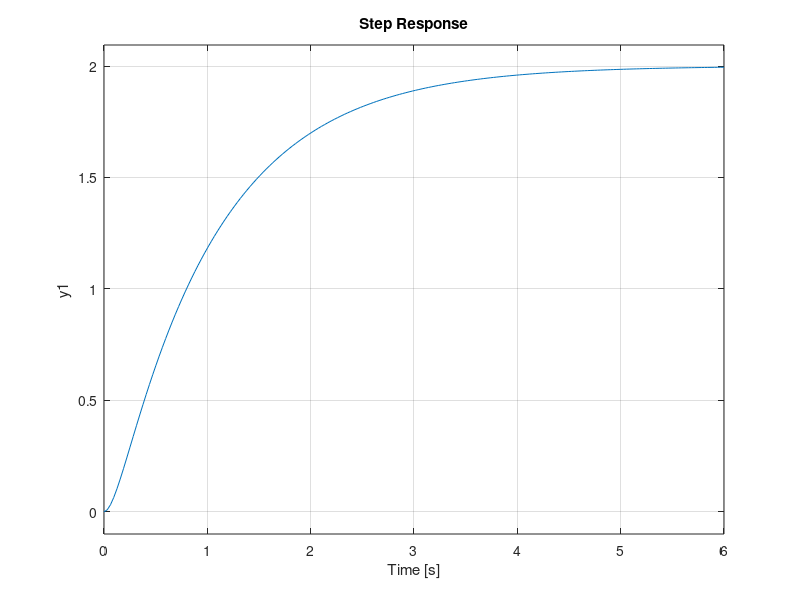
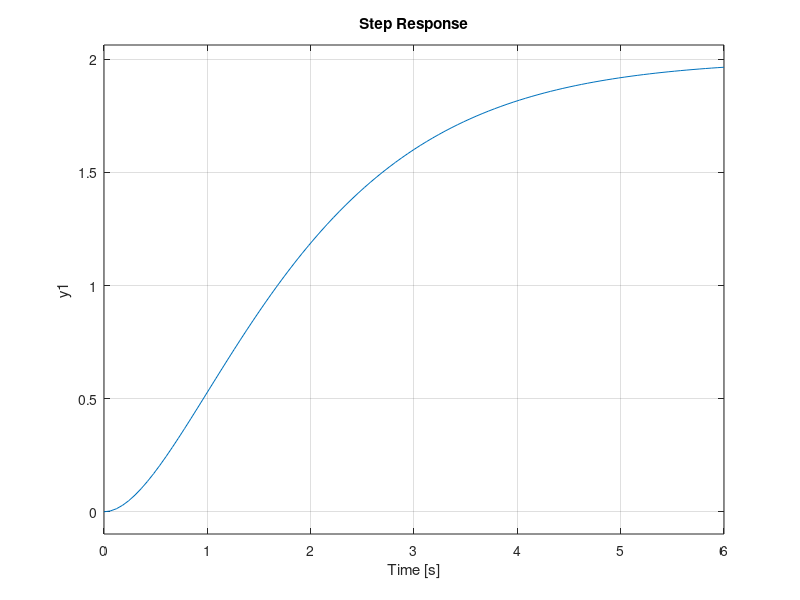
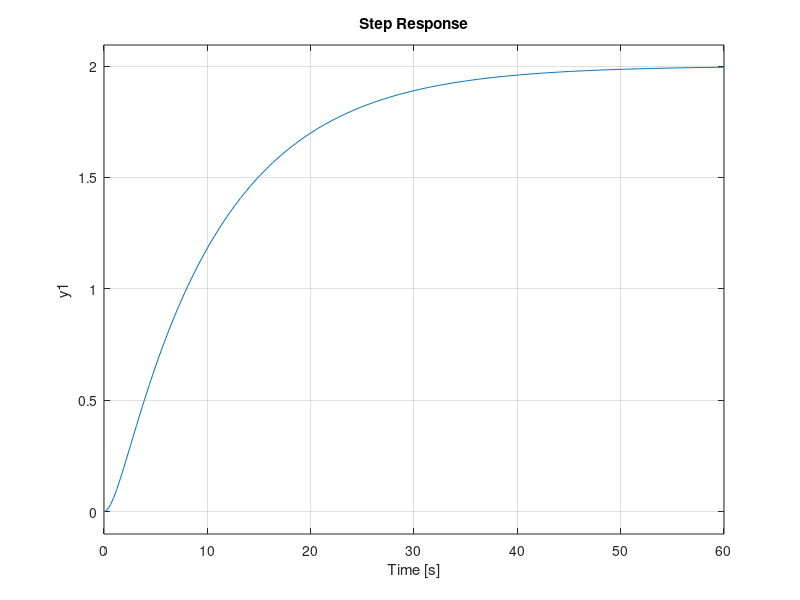

Write the MATLAB code that produced these figures, in order.
%% Risposta al gradino sistemi del II ordine - Due poli reali e nessuno zero

% Definizione funzioni
s = tf('s');
G1 = 20 / ((s+1)*(s+10));           % Y1 = 20 / (s*(s+1)*(s+10))
G2 = 2 / (s+1)^2;                   % Y2 = 2 / (s*(s+1)^2)
G3 = 0.2 / ((s+1)*(s+0.1));         % Y3 = 0.2 / (s*(s+1)*(s+0.1))

% Costruzione grafici

% Risposta converge a valore finito
% Parte con tangente orizzontale
% Valore finale: 2, infatti s*Y1(s) = 2, s->0+
% Costante di tempo equivalente: 1.1 s
% Costante di tempo reale al 63%: 1.11 s
% Tempo salita: 2.22 s
% Tempo di assestamento al 5%: 3.1 s
figure(1);
step(G1);
grid on

% Risposta converge a valore finito
% Parte con tangente orizzontale
% Valore finale: 2, infatti s*Y1(s) = 2, s->0+
% Costante di tempo equivalente: 2 s
% Costante di tempo reale al 63%: 2.14 s
% Tempo salita: 3.36 s
% Tempo di assestamento al 5%: 4.74 s;
figure(2);
step(G2);
grid on

% Risposta converge a valore finito
% Parte con tangente orizzontale
% Valore finale: 2, infatti s*Y1(s) = 2, s->0+
% Costante di tempo equivalente: 11 s
% Costante di tempo reale al 63%: 11 s
% Tempo salita: 22.2 s
% Tempo di assestamento al 5%: 31 s;
figure(3);
step(G3);
grid on